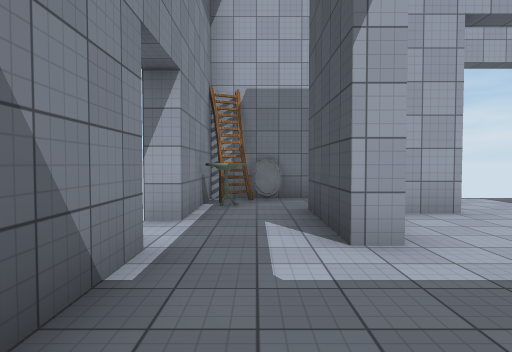
[1] (above)

12 first-person views from a walk through a scene from a Unity 3-D project. The camera is 1.5 m above the floor, tilts 2° down and sees 75° across. The floor is counted in squares, 2 m on a side. Each view is taken from the middle of a square. On the plan, view 1 faces up. The plan holds only what a view shows up to about 11 squares ahead; the rest is blank. The place goes on beyond the plan. The player is left out. Door leaves are left out, so doorways stand open. Surface patterns are stand-ins for the level's own textures.

[2]
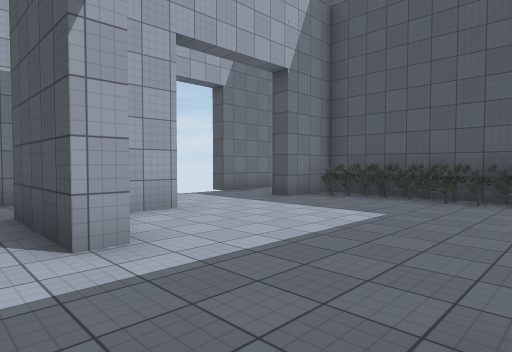

[3]
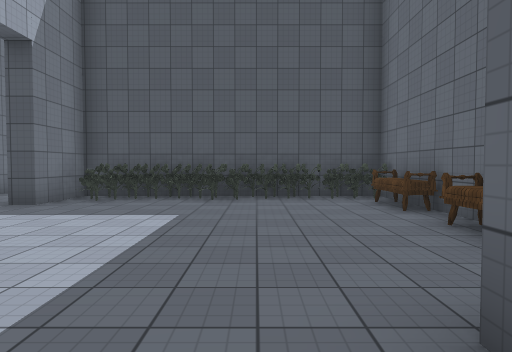

[4]
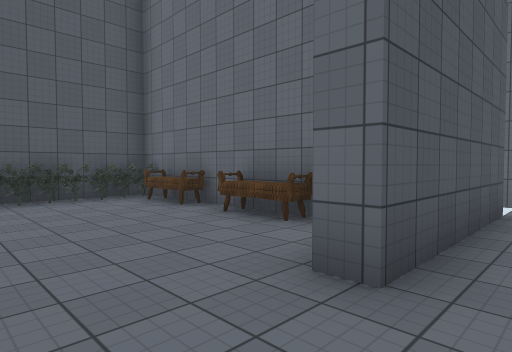

[5]
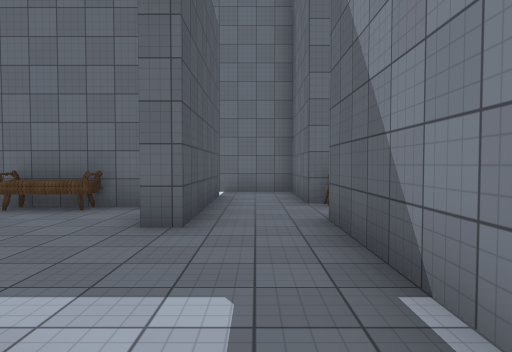

[6]
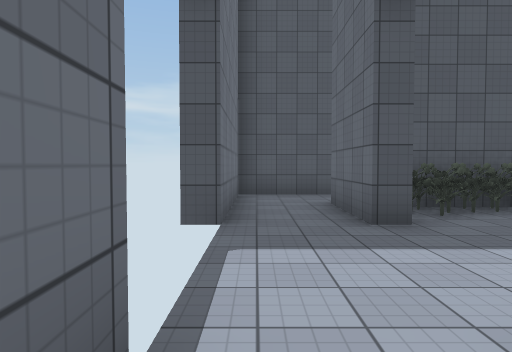

[7]
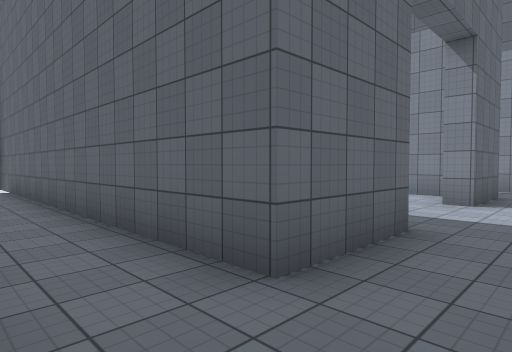

[8]
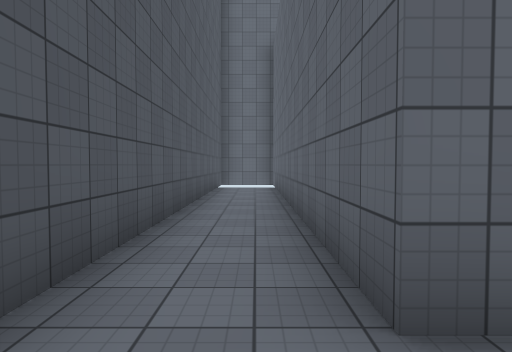

[9]
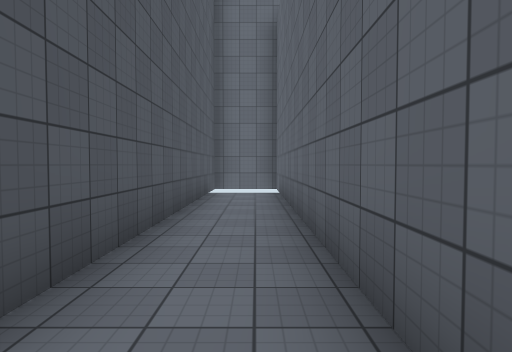

[10]
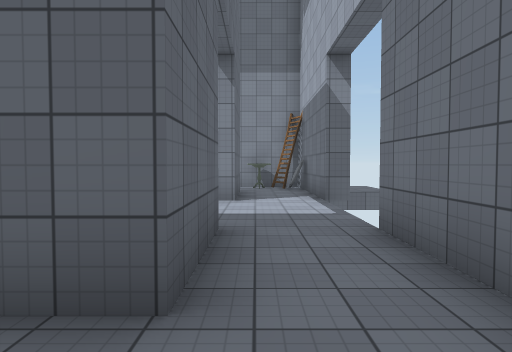

[11]
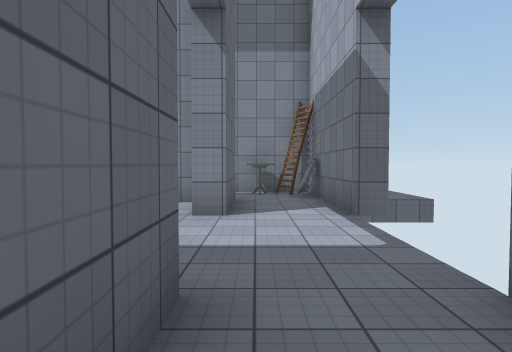

[12]
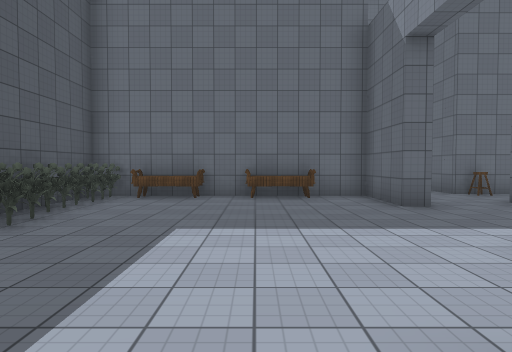

### Floor plan
Ten units are one square. View 1 is at (0, 0); x grows to the right and y downward. Boxes are objects, and circles mark ways between rooms. Rooms are numbered by the first view taken in them; rooms with no view inside come last. Other rooms are left out.
<svg viewBox="-20 -85 127 139">
<path fill="none" stroke="#000" d="M15 -31 9 -31 9 -56 31 -56 31 -51 22 -51M14 -48 14 -38M9 -1 14 -1 14 19 55 19M31 -74 -10 -74 -10 -44M-10 -30 -10 6M79 19 79 -51 61 -51 61 -56M61 -56 84 -56 84 49M102 44 102 -74 61 -74"/>
<rect x="-15" y="-65" width="20" height="10" fill="#bbb"><title>other object</title></rect>
<rect x="-5" y="-75" width="10" height="10" fill="#bbb"><title>other object</title></rect>
<rect x="5" y="-75" width="10" height="10" fill="#bbb"><title>other object</title></rect>
<rect x="25" y="15" width="10" height="10" fill="#bbb"><title>other object</title></rect>
<rect x="55" y="15" width="10" height="10" fill="#bbb"><title>other object</title></rect>
<rect x="65" y="15" width="10" height="10" fill="#bbb"><title>other object</title></rect>
<rect x="65" y="5" width="10" height="10" fill="#bbb"><title>other object</title></rect>
<rect x="65" y="-5" width="10" height="10" fill="#bbb"><title>other object</title></rect>
<rect x="65" y="-15" width="10" height="10" fill="#bbb"><title>other object</title></rect>
<rect x="65" y="-25" width="10" height="10" fill="#bbb"><title>other object</title></rect>
<rect x="65" y="-35" width="10" height="10" fill="#bbb"><title>other object</title></rect>
<rect x="65" y="-45" width="10" height="10" fill="#bbb"><title>other object</title></rect>
<circle cx="75" cy="-65" r="3" fill="#2a7"/>
<text x="40" y="-30">1</text>
<text x="90" y="-30">2</text>
</svg>
Room 1 opens to room 2.

Where each view was taken, in squares from view 1:
view 1: 0 up, 0 right, facing up
view 2: 0 up, 0 right, facing up-right
view 3: 1 up, 0 right, facing right
view 4: 2 up, 0 right, facing down-right
view 5: 4 up, 0 right, facing down
view 6: 7 up, 2 right, facing right
view 7: 7 up, 10 right, facing down-left
view 8: 7 up, 9 right, facing down
view 9: 5 up, 9 right, facing down
view 10: 6 up, 10 right, facing left
view 11: 6 up, 8 right, facing left
view 12: 6 up, 4 right, facing down
